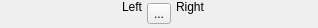
<?xml version="1.0" encoding="UTF-8"?>
<ui version="4.0">
 <class>QG_MouseWidget</class>
 <widget class="QWidget" name="QG_MouseWidget">
  <property name="geometry">
   <rect>
    <x>0</x>
    <y>0</y>
    <width>318</width>
    <height>28</height>
   </rect>
  </property>
  <property name="sizePolicy">
   <sizepolicy hsizetype="Preferred" vsizetype="Fixed">
    <horstretch>0</horstretch>
    <verstretch>0</verstretch>
   </sizepolicy>
  </property>
  <property name="minimumSize">
   <size>
    <width>300</width>
    <height>28</height>
   </size>
  </property>
  <property name="maximumSize">
   <size>
    <width>500</width>
    <height>50</height>
   </size>
  </property>
  <property name="windowTitle">
   <string>Mouse</string>
  </property>
  <layout class="QGridLayout">
   <property name="margin">
    <number>0</number>
   </property>
   <property name="spacing">
    <number>5</number>
   </property>
   <item row="0" column="2">
    <widget class="QLabel" name="lRightButton">
     <property name="sizePolicy">
      <sizepolicy hsizetype="Preferred" vsizetype="Fixed">
       <horstretch>0</horstretch>
       <verstretch>0</verstretch>
      </sizepolicy>
     </property>
     <property name="minimumSize">
      <size>
       <width>0</width>
       <height>28</height>
      </size>
     </property>
     <property name="maximumSize">
      <size>
       <width>32767</width>
       <height>28</height>
      </size>
     </property>
     <property name="font">
      <font>
       <family>Helvetica</family>
      </font>
     </property>
     <property name="text">
      <string>Right</string>
     </property>
     <property name="alignment">
      <set>Qt::AlignLeading|Qt::AlignLeft|Qt::AlignTop</set>
     </property>
     <property name="wordWrap">
      <bool>false</bool>
     </property>
    </widget>
   </item>
   <item row="0" column="0">
    <widget class="QLabel" name="lLeftButton">
     <property name="sizePolicy">
      <sizepolicy hsizetype="Preferred" vsizetype="Fixed">
       <horstretch>0</horstretch>
       <verstretch>0</verstretch>
      </sizepolicy>
     </property>
     <property name="minimumSize">
      <size>
       <width>0</width>
       <height>27</height>
      </size>
     </property>
     <property name="maximumSize">
      <size>
       <width>32767</width>
       <height>28</height>
      </size>
     </property>
     <property name="font">
      <font>
       <family>Helvetica</family>
      </font>
     </property>
     <property name="frameShape">
      <enum>QFrame::NoFrame</enum>
     </property>
     <property name="frameShadow">
      <enum>QFrame::Plain</enum>
     </property>
     <property name="text">
      <string>Left</string>
     </property>
     <property name="alignment">
      <set>Qt::AlignRight|Qt::AlignTop|Qt::AlignTrailing</set>
     </property>
     <property name="wordWrap">
      <bool>false</bool>
     </property>
    </widget>
   </item>
   <item row="0" column="1">
    <widget class="QToolButton" name="toolButton">
     <property name="text">
      <string>...</string>
     </property>
     <property name="icon">
      <iconset resource="../../../res/ui/ui.qrc">
       <normaloff>:/ui/mouse.png</normaloff>:/ui/mouse.png</iconset>
     </property>
    </widget>
   </item>
  </layout>
 </widget>
 <layoutdefault spacing="6" margin="11"/>
 <resources>
  <include location="../../../res/ui/ui.qrc"/>
 </resources>
 <connections/>
</ui>
